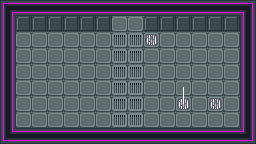

A level layout from a 2D game, rendered from its tile map. Below: a short description, then the map file with its tile-grid data intact:
An orthogonal 16x9 tile map with 16x16 px tiles, 3 tile layers (Art, Grates, Circuit 1), 1 hidden layer not drawn, 3 tilesets and 8 objects (2x Quball, Player, Laser, DoubleDoor, Exit, ...).

<map version="1.2" tiledversion="1.3.1" orientation="orthogonal" renderorder="right-down" compressionlevel="0" width="16" height="9" tilewidth="16" tileheight="16" infinite="0" nextlayerid="7" nextobjectid="18">
 <editorsettings>
  <export format="tmx" />
 </editorsettings>
 <properties>
  <property name="Gates">Apply X on qubit 14.
Apply H on qubit 14.</property>
 </properties>
 <tileset firstgid="1" source="../tilesets/industrial-sprite-sheet-DeadEnd-LMZ.tsx" />
 <tileset firstgid="205" source="../tilesets/sprites.tsx" />
 <tileset firstgid="214" source="../tilesets/wire_tileset.tsx" />
 <layer id="1" name="Art" width="16" height="9">
  <data encoding="csv">
4,6,6,6,6,6,6,6,6,6,6,6,6,6,6,5,
7,30,30,30,30,30,30,21,21,30,30,30,30,30,30,7,
7,21,21,21,21,21,21,21,21,190,21,21,21,21,21,7,
7,21,21,21,21,21,21,21,21,21,21,21,21,21,21,7,
7,21,21,21,21,21,21,21,21,21,21,21,21,21,21,7,
7,21,21,21,21,21,21,21,21,21,21,21,21,21,21,7,
7,21,21,21,21,21,21,21,21,21,21,190,21,190,21,7,
7,21,21,21,21,21,21,21,21,21,21,21,21,21,21,7,
16,6,6,6,6,6,6,6,6,6,6,6,6,6,6,17
</data>
 </layer>
 <layer id="6" name="Grates" width="16" height="9">
  <properties>
   <property name="Grates" type="bool" value="true" />
  </properties>
  <data encoding="csv">
0,0,0,0,0,0,0,0,0,0,0,0,0,0,0,0,
0,0,0,0,0,0,0,0,0,0,0,0,0,0,0,0,
0,0,0,0,0,0,0,33,33,0,0,0,0,0,0,0,
0,0,0,0,0,0,0,33,33,0,0,0,0,0,0,0,
0,0,0,0,0,0,0,33,33,0,0,0,0,0,0,0,
0,0,0,0,0,0,0,33,33,0,0,0,0,0,0,0,
0,0,0,0,0,0,0,33,33,0,0,0,0,0,0,0,
0,0,0,0,0,0,0,33,33,0,0,0,0,0,0,0,
0,0,0,0,0,0,0,0,0,0,0,0,0,0,0,0
</data>
 </layer>
 <layer id="4" name="Circuit 1" width="16" height="9">
  <properties>
   <property name="ControlsMulti" value="activated [cell (11, 6)]" />
  </properties>
  <data encoding="csv">
0,0,0,0,0,0,0,0,0,0,0,0,0,0,0,0,
0,0,0,0,0,0,0,0,0,0,0,0,0,0,0,0,
0,0,0,0,0,0,0,0,0,0,0,0,0,0,0,0,
0,0,0,0,0,0,0,0,0,0,0,0,0,0,0,0,
0,0,0,0,0,0,0,0,0,0,0,0,0,0,0,0,
0,0,0,0,0,0,0,0,0,0,0,218,0,0,0,0,
0,0,0,0,0,0,0,0,0,0,0,228,0,0,0,0,
0,0,0,0,0,0,0,0,0,0,0,0,0,0,0,0,
0,0,0,0,0,0,0,0,0,0,0,0,0,0,0,0
</data>
 </layer>
 <layer id="2" name="Collision" width="16" height="9" visible="0">
  <properties>
   <property name="Collision" type="bool" value="true" />
  </properties>
  <data encoding="csv">
101,101,101,101,101,101,101,101,101,101,101,101,101,101,101,101,
101,101,101,101,101,101,101,0,0,101,101,101,101,101,101,101,
101,0,0,0,0,0,0,0,0,0,0,0,0,0,0,101,
101,0,0,0,0,0,0,0,0,0,0,0,0,0,0,101,
101,0,0,0,0,0,0,0,0,0,0,0,0,0,0,101,
101,0,0,0,0,0,0,0,0,0,0,0,0,0,0,101,
101,0,0,0,0,0,0,0,0,0,0,0,0,0,0,101,
101,0,0,0,0,0,0,0,0,0,0,0,0,0,0,101,
101,101,101,101,101,101,101,101,101,101,101,101,101,101,101,101
</data>
 </layer>
 <objectgroup id="3" name="Objects">
  <object id="2" name="Player" type="Player" gid="205" x="144" y="112" width="16" height="16" />
  <object id="3" name="X Laser Left" type="Laser" gid="206" x="176" y="96" width="32" height="32">
   <properties>
    <property name="ControlsMulti" value="activated [cell (11, 6)]" />
    <property name="Direction" value="Left" />
    <property name="Gate" value="X" />
   </properties>
  </object>
  <object id="5" name="DoubleDoor" type="DoubleDoor" gid="211" x="112" y="32" width="32" height="16">
   <properties>
    <property name="Controls" value="unlocked [13]" />
   </properties>
  </object>
  <object id="12" name="Exit" type="Exit" x="112" y="16" width="32" height="16" />
  <object id="13" name="Lock 1" type="Lock" gid="207" x="144" y="32" width="16" height="16">
   <properties>
    <property name="Code" value="1" />
    <property name="Controls" value="activeCell (9, 2)" />
   </properties>
  </object>
  <object id="14" name="Quball" type="Quball" gid="209" x="64" y="64" width="16" height="16" />
  <object id="15" name="Quball" type="Quball" gid="209" x="176" y="112" width="16" height="16" />
  <object id="16" name="Oracle" type="Oracle" gid="212" x="208" y="96" width="16" height="16">
   <properties>
    <property name="Conjugate" type="bool" value="false" />
    <property name="Gates" value="Apply Fourier on cell (13, 6)." />
    <property name="Name" value="Fourier" />
   </properties>
  </object>
 </objectgroup>
</map>
